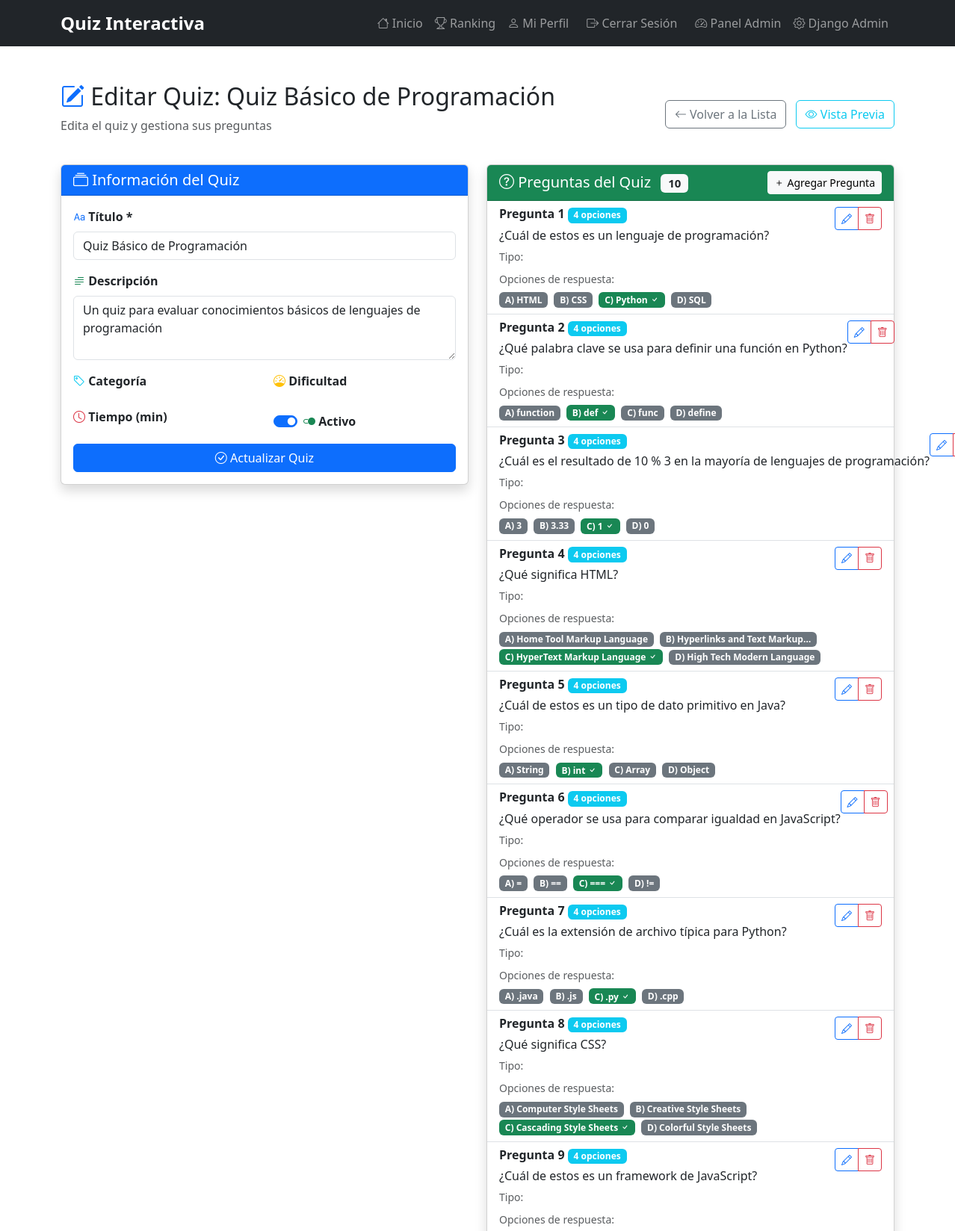
The page /admin-panel/quiz/21/edit/ (signed in, upper part) on the database its author committed.
### quizzes/models.py (models this page shows, shortened)
class Quiz(models.Model):
    titulo = models.CharField(max_length=200)
    descripcion = models.TextField(blank=True)
    fecha_creacion = models.DateTimeField(auto_now_add=True)
    activo = models.BooleanField(default=True)
    tiempo_limite = models.IntegerField(default=0, help_text="Tiempo en minutos (0 = sin límite)")

class Pregunta(models.Model):
    quiz = models.ForeignKey(Quiz, related_name='preguntas', on_delete=models.CASCADE)
    texto = models.CharField(max_length=500)

class Opcion(models.Model):
    pregunta = models.ForeignKey(Pregunta, related_name='opciones', on_delete=models.CASCADE)
    texto = models.CharField(max_length=300)
    es_correcta = models.BooleanField(default=False)

### quizzes/views.py (the view)
# urls.py: path('admin-panel/quiz/<int:quiz_id>/edit/', views.admin_quiz_edit, name='admin_quiz_edit'),
@user_passes_test(is_staff_user)
def admin_quiz_edit(request, quiz_id):
    quiz = get_object_or_404(Quiz, id=quiz_id)
    if request.method == 'POST':
        form = QuizForm(request.POST, instance=quiz)
        if form.is_valid():
            form.save()
            messages.success(request, f'Quiz "{quiz.titulo}" actualizado exitosamente.')
            return redirect('admin_quiz_list')
    else:
        form = QuizForm(instance=quiz)
    preguntas = quiz.preguntas.all()
    return render(request, 'quizzes/admin/quiz_edit.html', {
        'form': form,
        'quiz': quiz,
        'preguntas': preguntas,
        'title': f'Editar Quiz: {quiz.titulo}'
    })

### quizzes/forms.py
class QuizForm(forms.ModelForm):
    class Meta:
        model = Quiz
        fields = ['titulo', 'descripcion', 'activo', 'tiempo_limite']
        widgets = {
            'titulo': forms.TextInput(attrs={'class': 'form-control', 'placeholder': 'Título del quiz'}),
            'descripcion': forms.Textarea(attrs={'class': 'form-control', 'rows': 3, 'placeholder': 'Descripción del quiz'}),
            'activo': forms.CheckboxInput(attrs={'class': 'form-check-input'}),
            'tiempo_limite': forms.NumberInput(attrs={'class': 'form-control', 'placeholder': 'Tiempo en minutos (0 = sin límite)'}),
        }

### quizzes/views.py (called while the page is built)
def is_staff_user(user):
    return user.is_authenticated and user.is_staff

### quizzes/templates/quizzes/admin/quiz_edit.html (shortened to what this page needs)
{% extends 'base.html' %}
{% block content %}
<div class="container my-5">
    <div class="row mb-4">
        <div class="col-12">
            <div class="d-flex justify-content-between align-items-center">
                <div>
                    <h2><i class="bi bi-pencil-square text-primary"></i> {{ title }}</h2>
                    <p class="text-muted">Edita el quiz y gestiona sus preguntas</p>
                </div>
                <div>
                    <a href="{% url 'admin_quiz_list' %}" class="btn btn-outline-secondary me-2">
                        <i class="bi bi-arrow-left"></i> Volver a la Lista
                    </a>
                    <a href="{% url 'quiz_detail' quiz.id %}" class="btn btn-outline-info" target="_blank">
                        <i class="bi bi-eye"></i> Vista Previa
                    </a>
                </div>
            </div>
        </div>
    </div>
    <div class="row">
        <div class="col-lg-6">
            <div class="card shadow">
                <div class="card-header bg-primary text-white">
                    <h5 class="mb-0">
                        <i class="bi bi-collection"></i> Información del Quiz
                    </h5>
                </div>
                <div class="card-body">
                    <form method="post" novalidate>
                        <div class="mb-3">
                            <label for="{{ form.titulo.id_for_label }}" class="form-label fw-bold">
                                <i class="bi bi-type text-primary"></i> Título *
                            </label>
                            {{ form.titulo }}
                        </div>
                        <div class="mb-3">
                            <label for="{{ form.descripcion.id_for_label }}" class="form-label fw-bold">
                                <i class="bi bi-text-paragraph text-success"></i> Descripción
                            </label>
                            {{ form.descripcion }}
                        </div>
                        <div class="row">
                            <div class="col-md-6 mb-3">
                                <label for="{{ form.categoria.id_for_label }}" class="form-label fw-bold">
                                    <i class="bi bi-tag text-info"></i> Categoría
                                </label>
                            </div>
                            <div class="col-md-6 mb-3">
                                <label for="{{ form.dificultad.id_for_label }}" class="form-label fw-bold">
                                    <i class="bi bi-speedometer text-warning"></i> Dificultad
                                </label>
                            </div>
                        </div>
                        <div class="row">
                            <div class="col-md-6 mb-3">
                                <label for="{{ form.tiempo_limite_minutos.id_for_label }}" class="form-label fw-bold">
                                    <i class="bi bi-clock text-danger"></i> Tiempo (min)
                                </label>
                            </div>
                            <div class="col-md-6 mb-3 d-flex align-items-end">
                                <div class="form-check form-switch">
                                    {{ form.activo }}
                                    <label class="form-check-label fw-bold" for="{{ form.activo.id_for_label }}">
                                        <i class="bi bi-toggle2-on text-success"></i> Activo
                                    </label>
                                </div>
                            </div>
                        </div>
                        <div class="d-grid gap-2">
                            <button type="submit" class="btn btn-primary">
                                <i class="bi bi-check-circle"></i> Actualizar Quiz
                            </button>
                        </div>
                    </form>
                </div>
            </div>
        </div>
        <div class="col-lg-6">
            <div class="card shadow">
                <div class="card-header bg-success text-white d-flex justify-content-between align-items-center">
                    <h5 class="mb-0">
                        <i class="bi bi-question-circle"></i> Preguntas del Quiz
                        <span class="badge bg-light text-dark ms-2">{{ preguntas.count }}</span>
                    </h5>
                    <a href="{% url 'admin_pregunta_create' quiz.id %}" class="btn btn-light btn-sm">
                        <i class="bi bi-plus"></i> Agregar Pregunta
                    </a>
                </div>
                <div class="card-body p-0">
                    {% if preguntas %}
                        <div class="list-group list-group-flush">
                            {% for pregunta in preguntas %}
                                <div class="list-group-item">
                                    <div class="d-flex justify-content-between align-items-start">
                                        <div class="flex-grow-1">
                                            <h6 class="mb-1 fw-bold">
                                                Pregunta {{ forloop.counter }}
                                                <span class="badge bg-info">{{ pregunta.opciones.count }} opciones</span>
                                            </h6>
                                            <p class="mb-1 text-truncate">{{ pregunta.texto|truncatechars:80 }}</p>
                                            <small class="text-muted">
                                                Tipo: {{ pregunta.get_tipo_display }}
                                            </small>
                                        </div>
                                        <div class="btn-group" role="group">
                                            <a href="{% url 'admin_pregunta_edit' pregunta.id %}"
                                               class="btn btn-outline-primary btn-sm"
                                               title="Editar">
                                                <i class="bi bi-pencil"></i>
                                            </a>
                                            <a href="{% url 'admin_pregunta_delete' pregunta.id %}"
                                               class="btn btn-outline-danger btn-sm"
                                               title="Eliminar">
                                                <i class="bi bi-trash"></i>
                                            </a>
                                        </div>
                                    </div>
                                    {% if pregunta.opciones.all %}
                                        <div class="mt-2">
                                            <small class="text-muted d-block mb-1">Opciones de respuesta:</small>
                                            {% for opcion in pregunta.opciones.all %}
                                                <span class="badge me-1 {% if opcion.es_correcta %}bg-success{% else %}bg-secondary{% endif %}">
                                                    {{ opcion.texto|truncatechars:30 }}
                                                    {% if opcion.es_correcta %}<i class="bi bi-check"></i>{% endif %}
                                                </span>
                                            {% endfor %}
                                        </div>
                                    {% else %}
                                        <div class="mt-2">
                                            <small class="text-warning">
                                                <i class="bi bi-exclamation-triangle"></i> Sin opciones de respuesta
                                            </small>
                                        </div>
                                    {% endif %}
                                </div>
                            {% endfor %}
                        </div>
                    {% endif %}
                </div>
            </div>
        </div>
    </div>
</div>
{% endblock %}

### rows shown on the page
Quiz: titulo "Quiz Básico de Programación", descripcion "Un quiz para evaluar conocimientos básicos de lenguajes de programación", activo "☑", count "10"
Pregunta: opciones.count "4", texto "¿Cuál de estos es un lenguaje de programación?"
Opcion: texto "A) HTML"
Opcion: texto "B) CSS"
Opcion: texto "C) Python", es_correcta True (drawn)
Opcion: texto "D) SQL"
Pregunta: opciones.count "4", texto "¿Qué palabra clave se usa para definir una función en Python?"
Opcion: texto "A) function"
Opcion: texto "B) def", es_correcta True (drawn)
Opcion: texto "C) func"
Opcion: texto "D) define"
Pregunta: opciones.count "4", texto "¿Cuál es el resultado de 10 % 3 en la mayoría de lenguajes de programación?"
Opcion: texto "A) 3"
Opcion: texto "B) 3.33"
Opcion: texto "C) 1", es_correcta True (drawn)
Opcion: texto "D) 0"
Pregunta: opciones.count "4", texto "¿Qué significa HTML?"
Opcion: texto "A) Home Tool Markup Language"
Opcion: texto "B) Hyperlinks and Text Markup…"
Opcion: texto "C) HyperText Markup Language", es_correcta True (drawn)
Opcion: texto "D) High Tech Modern Language"
Pregunta: opciones.count "4", texto "¿Cuál de estos es un tipo de dato primitivo en Java?"
Opcion: texto "A) String"
Opcion: texto "B) int", es_correcta True (drawn)
Opcion: texto "C) Array"
Opcion: texto "D) Object"
Pregunta: opciones.count "4", texto "¿Qué operador se usa para comparar igualdad en JavaScript?"
Opcion: texto "A) ="
Opcion: texto "B) =="
Opcion: texto "C) ===", es_correcta True (drawn)
Opcion: texto "D) !="
Pregunta: opciones.count "4", texto "¿Cuál es la extensión de archivo típica para Python?"
Opcion: texto "A) .java"
Opcion: texto "B) .js"
Opcion: texto "C) .py", es_correcta True (drawn)
Opcion: texto "D) .cpp"
Pregunta: opciones.count "4", texto "¿Qué significa CSS?"
Opcion: texto "A) Computer Style Sheets"
Opcion: texto "B) Creative Style Sheets"
Opcion: texto "C) Cascading Style Sheets", es_correcta True (drawn)
Opcion: texto "D) Colorful Style Sheets"
Pregunta: opciones.count "4", texto "¿Cuál de estos es un framework de JavaScript?"

### other values the page prints
{{ title }} "Editar Quiz: Quiz Básico de Programación"
